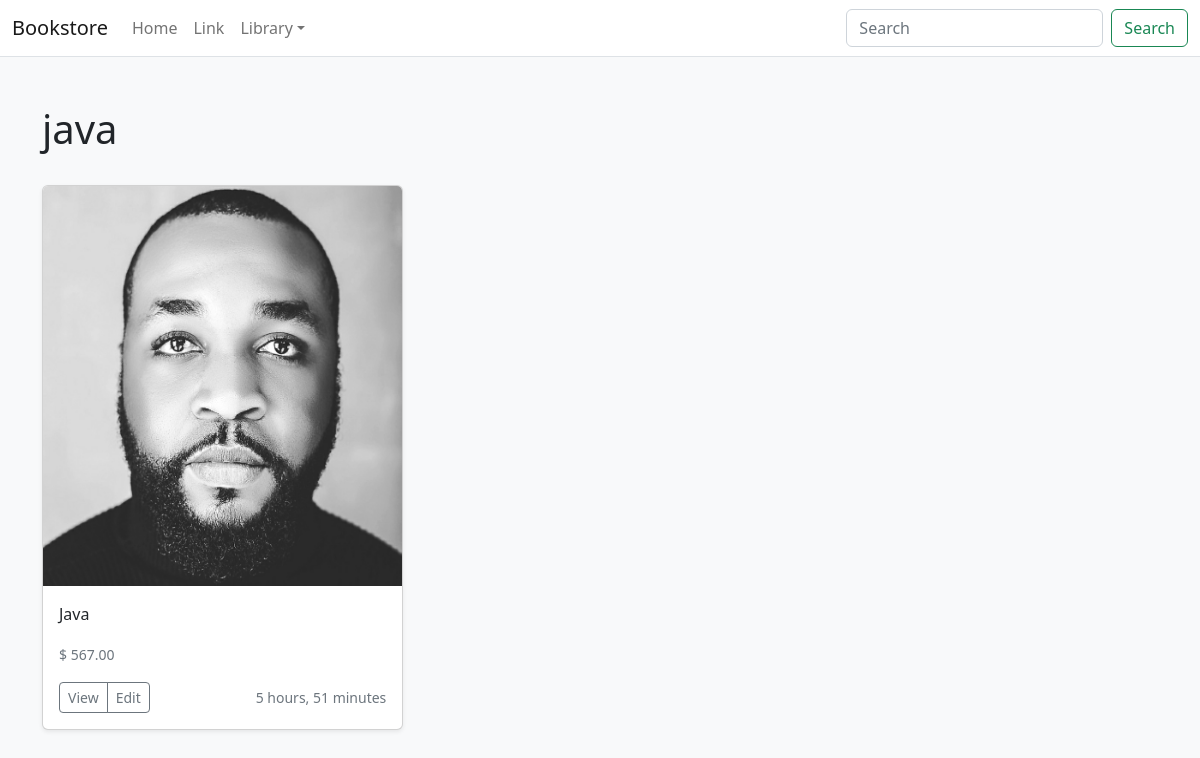
The app's page /search/java/ with its own data.
### store/models.py (models this page shows, shortened)
class Category(models.Model):
    name = models.CharField(max_length=255, db_index=True)
    slug = models.SlugField(max_length=255, unique=True)
    class Meta:
        verbose_name_plural = "categories"
    def get_absolute_url(self):
        return reverse('store:category_list', args=[self.slug])

class Product(models.Model):
    category = models.ForeignKey(Category, related_name="product", on_delete=models.CASCADE)
    created_by = models.ForeignKey(User, on_delete=models.CASCADE, related_name="product_creator")
    title = models.CharField(max_length=255)
    author = models.CharField(max_length=255, default="admin")
    description = models.TextField(blank=True)
    image = models.ImageField(upload_to="images/")
    slug = models.SlugField(max_length=255)
    price = models.DecimalField(max_digits=5, decimal_places=2)
    in_stock = models.BooleanField(default=True)
    is_active = models.BooleanField(default=True)
    created = models.DateTimeField(auto_now_add=True)
    updated = models.DateTimeField(auto_now=True)
    class Meta:
        verbose_name_plural = "Products"
        ordering = ("-created",)
    def get_absolute_url(self):
        return reverse('store:product_detail', args=[self.slug])

### store/views.py (the view)
# urls.py: path('search/<slug:category_slug>/', views.category_list, name="category_list"),
def category_list(request, category_slug):
    category = get_object_or_404(Category, slug=category_slug)
    products = Product.objects.filter(category=category)
    context = {
        "category": category,
        "products": products
    }
    return render(request, "store/products/category.html", context)

### store/views.py (called while the page is built)
def categories(request):
    return {
        'categories': Category.objects.all()
    }

### templates/store/products/category.html (shortened to what this page needs)
{% extends "../base.html" %}
{% load static %}
{% block content %}
<main>
    <div class="album py-5 bg-light">
      <div class="container">
        <div class="pb-3 h5"><h1>{{category.name}}</h1></div>
        <div class="row row-cols-1 row-cols-sm-2 row-cols-md-3 g-3">
            {% for product in products %}
                <div class="col">
                    <div class="card shadow-sm">
                    <img class="card-img-top" alt="Responsive image" src="{{ product.image.url }}" width="50%" height="400vw" object-fit="cover">
                    <div class="card-body">
                        <p class="card-text">
                            <a class="text-dark text-decoration-none" href="{{ product.get_absolute_url }}">{{ product.title }}</a>
                        </p>
                        <p class="card-text">
                            <small class="text-muted">$ {{ product.price }}</small>
                        </p>
                        <div class="d-flex justify-content-between align-items-center">
                        <div class="btn-group">
                            <button type="button" class="btn btn-sm btn-outline-secondary">View</button>
                            <button type="button" class="btn btn-sm btn-outline-secondary">Edit</button>
                        </div>
                        <small class="text-muted">{{product.created|timesince}}</small>
                        </div>
                    </div>
                    </div>
                </div>
            {% endfor %}
        </div>
      </div>
    </div>
  </main>
{% endblock %}

### records on screen
Category: name "java"
Product: image (picture), title "Java", price "567.00", created "5 hours, 51 minutes"
